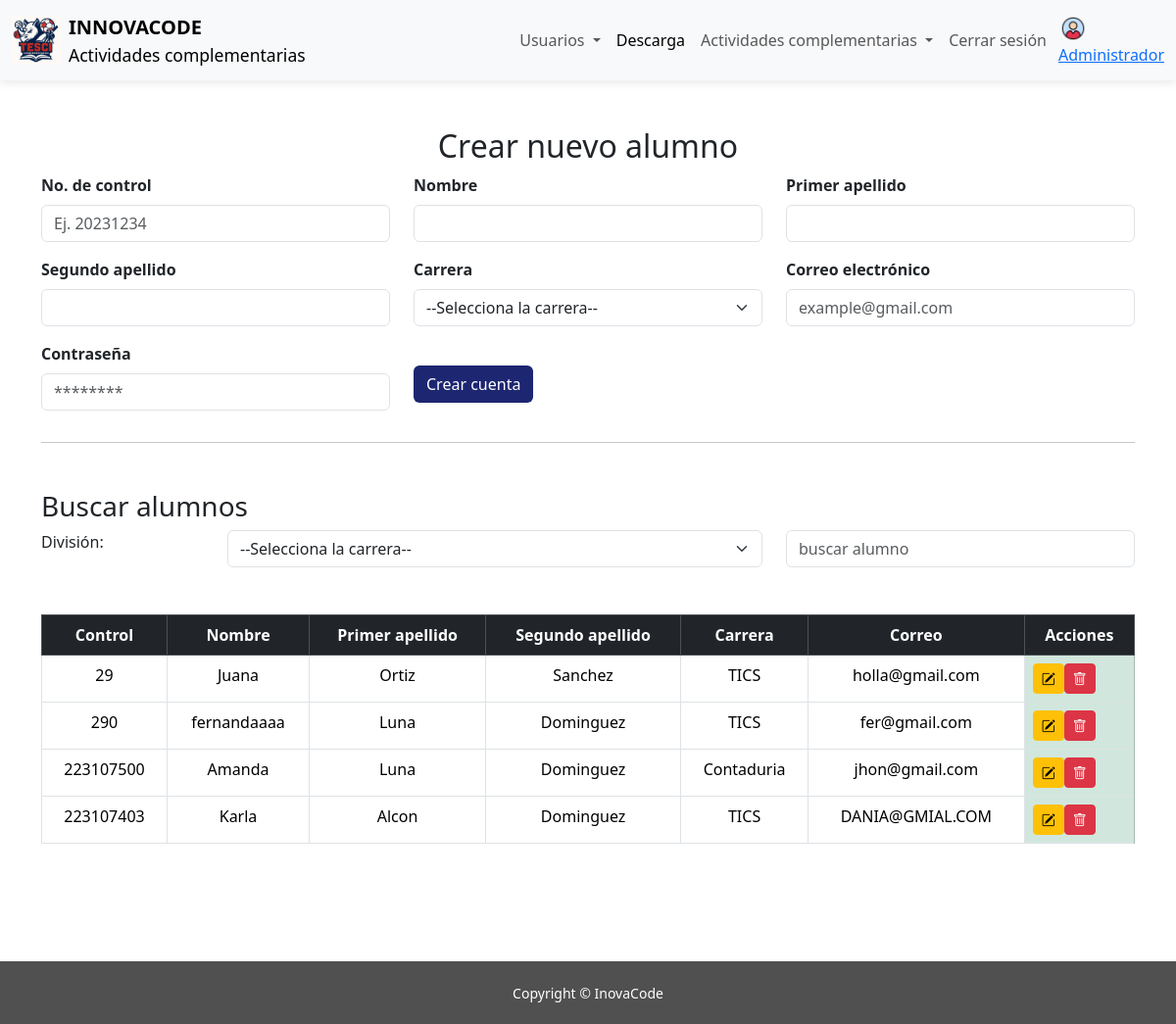
Page /inovacode/paginas/administrar-alumnos.php on the earlier database version.
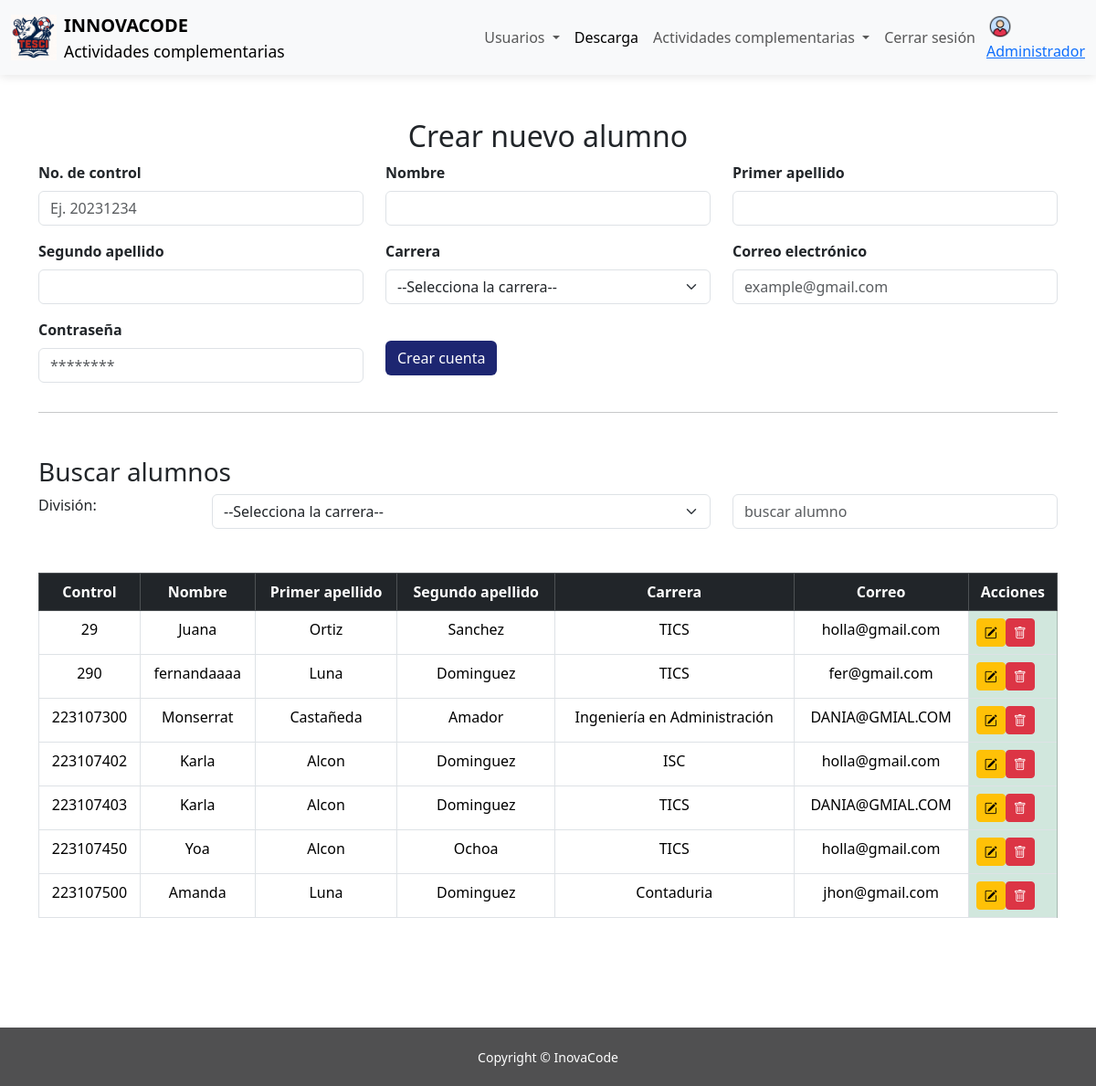
Same page on the later database version.
### tables this page shows
CREATE TABLE `alumno` (
  `control` int(11) NOT NULL,
  `nombre` varchar(50) NOT NULL,
  `apellido_paterno` varchar(50) NOT NULL,
  `apellido_materno` varchar(50) NOT NULL,
  `carrera` varchar(50) NOT NULL,
  `correo` varchar(100) NOT NULL,
  `contrasena` varchar(200) NOT NULL
);

### inovacode/acciones/ver-alumno.php (called while the page is built, shortened)
<?php
function consultar_tabla_alumnos(){
    $C=conectar();
    $consulta="select * from alumno";
    $res=$C->query($consulta);
    return $res;
}
?>

### inovacode/paginas/administrar-alumnos.php (the view, shortened to what this page needs)
<!DOCTYPE html>
<html lang="es">
<head>
  <link href="https://cdn.jsdelivr.net/npm/bootstrap@5.3.3/dist/css/bootstrap.min.css" rel="stylesheet">
  <link rel="stylesheet" href="../css/estilos.css">
  <link rel="stylesheet" href="https://cdn.jsdelivr.net/npm/bootstrap-icons@1.13.1/font/bootstrap-icons.min.css">
</head>
<body>
  <nav class="navbar navbar-expand-lg bg-body-tertiary ">
      <div class="container-fluid">
          <a class="navbar-brand d-flex align-items-center">
            <img src="../img/logo.jpeg" alt="Logo" width="50" height="50" class="d-inline-block align-text-top me-2">
            <div class="d-flex flex-column">
              <span class="fw-bold">INNOVACODE</span>
              <small>Actividades complementarias</small>
            </div>
          </a>
          <div class="collapse navbar-collapse " id="navbarNav">
            <ul class="navbar-nav ms-auto me-1 ">
              <li class="nav-item dropdown">
                <a class="nav-link dropdown-toggle" href="#" role="button" data-bs-toggle="dropdown" aria-expanded="false">
                    Usuarios
                </a>
              </li>
              <li class="nav-item">
                <a class="nav-link active" aria-current="page" href="#">Descarga</a>
              </li>
              <li class="nav-item dropdown">
                <a class="nav-link dropdown-toggle" href="#" role="button" data-bs-toggle="dropdown" aria-expanded="false">
                  Actividades complementarias
                </a>
              </li>
              <li class="nav-item"><a class="nav-link" href="../index.html">Cerrar sesión</a>
              </li>
            </ul>
            <a class=" d-flex flex-column p-0 " aria-disabled="true"><img src="../img/perfil.png" alt="Logo" width="30"
            height="30" class="d-inline-block align-text-end d-none d-md-block">Administrador</a>
          </div>
      </div>
  </nav>
  <div class="container  justify-content-center mt-5 mb-5">
    <div class="text-center ">
      <h2>Crear nuevo alumno</h2>
      <form action="../acciones/insertar-alumnos.php" method="post">
        <div class="row">
          <div class="mb-3 text-start col-12 col-md-6  col-lg-4">
            <label for="control" class="form-label fw-bold">No. de control</label>
            <input type="text" class="form-control" id="control" name="no_control"
              placeholder="Ej. 20231234" required pattern="[0-9]{9}" title="Debe contener exactamente 9 dígitos numéricos">
          </div>
          <div class="mb-3 text-start col-12 col-md-6  col-lg-4">
            <label for="nom" class="form-label fw-bold">Nombre</label>
            <input type="text" class="form-control" id="nom" name="n"
              placeholder="" required pattern="^[A-Za-zÁÉÍÓÚáéíóúÑñ\s]+$"
              minlength="3" maxlength="50" title="Solo se permiten letras y espacios">
          </div>
          <div class="mb-3 text-start col-12 col-md-6  col-lg-4">
            <label for="ap1" class="form-label fw-bold">Primer apellido</label>
            <input type="text" class="form-control" id="ap1" name="ap1"
              placeholder="" required pattern="^[A-Za-zÁÉÍÓÚáéíóúÑñ\s]+$"
              minlength="3" maxlength="50" title="Solo se permiten letras y espacios">
          </div>
          <div class="mb-3 text-start col-12 col-md-6  col-lg-4">
            <label for="ap2" class="form-label fw-bold">Segundo apellido</label>
            <input type="text" class="form-control" id="ap2" name="ap2"
              placeholder="" required pattern="^[A-Za-zÁÉÍÓÚáéíóúÑñ\s]+$"
              minlength="3" maxlength="50" title="Solo se permiten letras y espacios">
          </div>
          <div class="mb-3 text-start col-12 col-md-6 col-lg-4">
            <label for="carrera" class="form-label fw-bold">Carrera</label>
            <select name="c" id="carrera" class="form-select" required>
            <option value="">--Selecciona la carrera--</option>
          </select>
        </div>
          <div class="mb-3 text-start col-12 col-md-6  col-lg-4">
            <label for="correo" class="form-label fw-bold">Correo electrónico</label>
            <input type="email" class="form-control" id="correo" name="e"
              placeholder="example@gmail.com" required>
          </div>
          <div class="mb-3 text-start col-12 col-md-6  col-lg-4">
            <label for="password" class="form-label fw-bold">Contraseña</label>
            <input type="password" class="form-control" id="password" name="p"
              placeholder="********" required minlength="6" maxlength="20"
              title="Debe tener entre 6 y 20 caracteres">
          </div>
          <div class="mt-4 text-start col-12 col-md-6  col-lg-4">
            <button type="submit" class="btn btn-custom">Crear cuenta</button>
          </div>
        </div>
      </form>
    </div>
    <hr>
    <h3 class="mt-5">Buscar alumnos</h3>
    <form action="bucar alumno">
        <div class="row  mb-5">
          <div class="col-2">
            <label class="form-label" for="division">División:</label>
          </div>
          <div class="col-6">
            <select name="division" id="filtro" class="form-select">
              <option value="">--Selecciona la carrera--</option>
            </select>
          </div>
          <div class="col-4">
              <input type="text" placeholder="buscar alumno" class="form-control" >
          </div>
        </div>
    </form>
    <div class="table-responsive mb-5 text-center ">
      <?php require("../acciones/ver-alumno.php"); ?>
      <table class="table table-bordered ">
        <thead class="table-dark">
          <tr>
            <th>Control</th>
            <th>Nombre</th>
            <th>Primer apellido</th>
            <th>Segundo apellido</th>
            <th>Carrera</th>
            <th>Correo</th>
            <th>Acciones</th>
          </tr>
        </thead>
        <tbody>
          <?php
            $valores = consultar_tabla_alumnos();
            while($p = $valores->fetch_assoc()){
          ?>
          <tr>
            <td><?= $p['control']; ?></td>
            <td><?= $p['nombre']; ?></td>
            <td><?= $p['apellido_paterno']; ?></td>
            <td><?= $p['apellido_materno']; ?></td>
            <td><?= $p['carrera']; ?></td>
            <td><?= $p['correo']; ?></td>
            <td class=" table-success">
              <div class="d-flex">
                 <button class="btn btn-warning btn-sm"
                data-bs-toggle="modal"
                data-bs-target="#modalEditar"
                data-id="<?= $p['control']; ?>"
                data-nombre="<?= $p['nombre']; ?>"
                data-ap1="<?= $p['apellido_paterno']; ?>"
                data-ap2="<?= $p['apellido_materno']; ?>"
                data-carrera="<?= $p['carrera']; ?>"
                data-correo="<?= $p['correo']; ?>"
                data-pass="<?= $p['contrasena']; ?>" title="Editar">
                <i class="bi bi-pencil-square"></i>
              </button>
              <a href="../acciones/eliminar-alumno.php?ID=<?= $p['control']; ?>"
                 class="btn btn-danger btn-sm" title="Eliminar"><i class="bi bi-trash"></i></a>
              </div>
            </td>
          </tr>
          <?php } ?>
        </tbody>
      </table>
    </div>
  </div>
  <br><br><br><br><br>
  <footer class="fixed-bottom footer mt-auto ">
    <div class="container text-center">
      <small>Copyright &copy; InovaCode</small>
    </div>
  </footer>
</body>
</html>

### inovacode/css/estilos.css (style rules this page uses)
.navbar { box-shadow: 0 2px 10px rgba(0, 0, 0, 0.1); }
.footer { background-color: #505051; color: white; text-align: center; padding: 20px 10px; margin-top: 50px; }
.btn-custom { background-color: #1d2671; color: white; transition: 0.3s; }

Differences in the rows shown:
added alumno: control "223107300", nombre "Monserrat", apellido_paterno "Castañeda", apellido_materno "Amador", carrera "Ingeniería en Administración", correo "DANIA@GMIAL.COM"
added alumno: control "223107402", nombre "Karla", apellido_paterno "Alcon", apellido_materno "Dominguez", carrera "ISC", correo "holla@gmail.com"
shown differently, row unchanged: alumno id 223107403: moves up the list
added alumno: control "223107450", nombre "Yoa", apellido_paterno "Alcon", apellido_materno "Ochoa", carrera "TICS", correo "holla@gmail.com"
